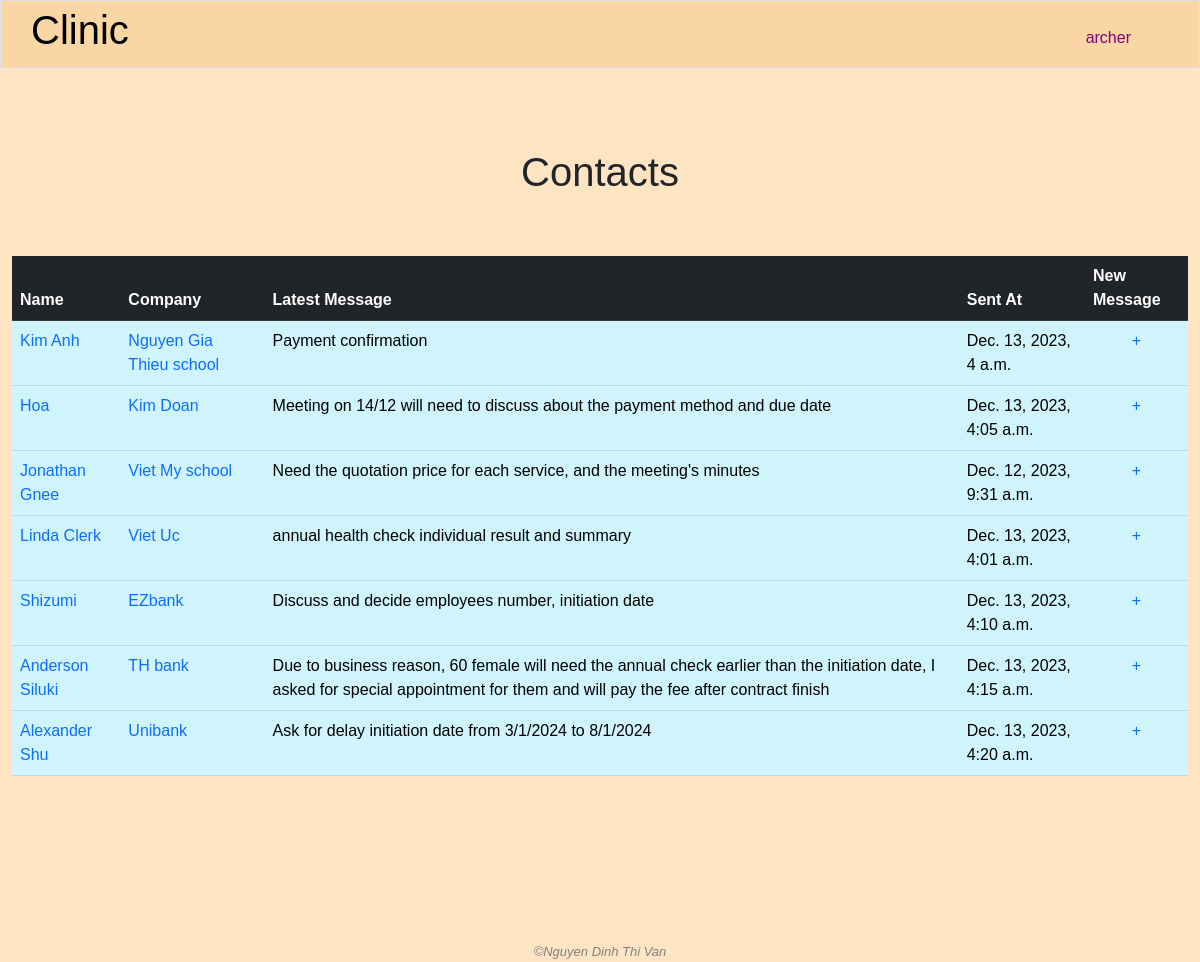
/people (signed in), run on an earlier commit of the app's database.
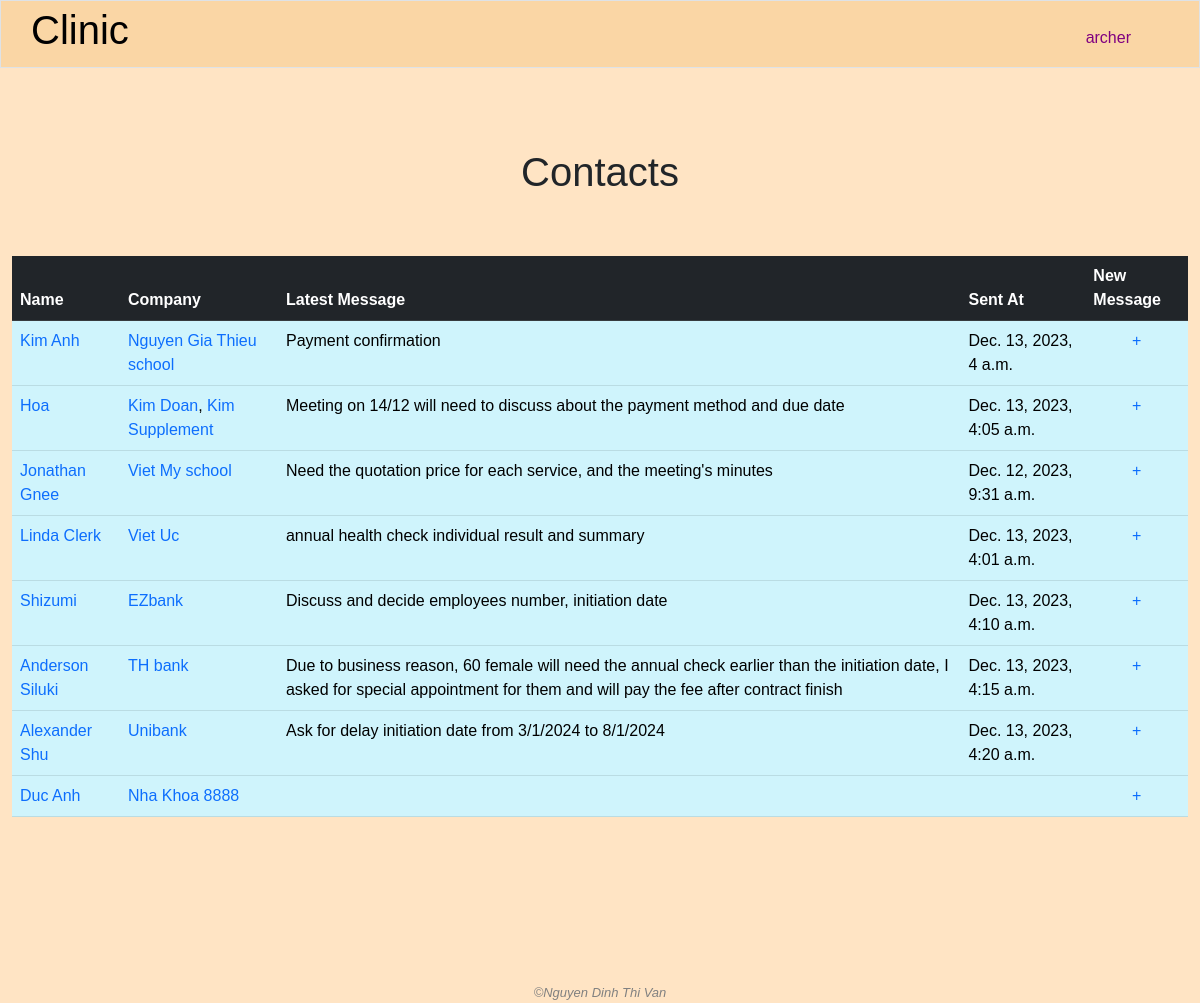
And on a later commit of the database.
### clinic/models.py (models this page shows, shortened)
class People(models.Model):
    name = models.CharField(max_length=255)
    position = models.TextField(blank=True)
    address = models.TextField(blank=True, null=True)
    email = models.CharField(max_length=255)
    phone = models.CharField(max_length=255)
    note = models.TextField(blank=True)
    created_by = models.ForeignKey(User, on_delete=models.SET_NULL, blank=True, null=True, related_name='add_people')
    modified_by = models.ForeignKey(User, on_delete=models.SET_NULL, blank=True, null=True, related_name='modified_person')

class Company(models.Model):
    name = models.CharField(max_length=255)
    industry = models.CharField(max_length=255)
    address = models.TextField()
    email = models.CharField(max_length=255, blank=True, null=True)
    phone = models.CharField(max_length=255, blank=True, null=True)
    representative = models.ForeignKey('People', on_delete=models.SET_NULL, blank=True, null=True, related_name="companies")
    male_headcount = models.IntegerField()
    female_headcount = models.IntegerField()
    created_by = models.ForeignKey(User, on_delete=models.SET_NULL, blank=True, null=True, related_name="add_companies")
    modified_by = models.ForeignKey(User, on_delete=models.SET_NULL, blank=True, null=True, related_name="modified_companies")

class ContactDiary(models.Model):
    name = models.ForeignKey(People, on_delete=models.CASCADE, related_name='talks')
    content = models.TextField()
    date = models.DateTimeField(auto_now_add=True)

### clinic/views.py (the view)
# urls.py: path('people', views.people, name='people'),
@login_required
def people(request):
    if "read_all_people_info" not in user_right(request.user.management_right_level):
        request.session['nay_message'] = 'You are not allowed to enter this part'
        return HttpResponseRedirect(reverse('index'))
    nay_message = request.session.get('nay_message', '')
    yay_message = request.session.get('yay_message', '')
    request.session['nay_message'] = ''
    request.session['yay_message'] = ''
    people = People.objects.all()
    for person in people:
        person.latest_message = person.talks.order_by("-date").first()
    return render(request, "clinic/people.html", {
        "people": people,
        "nay_message": nay_message,
        "yay_message": yay_message
    })

### clinic/templates/clinic/people.html (shortened to what this page needs)
{% extends "clinic/layout.html" %}
{% load static %}
{% block main %}
    <h1 class="text-center" style="margin-bottom: 1.5em;">Contacts</h1>
    <div class="container-fluid">
        <table class="table table-info">
            <thead class="table table-dark">
                <tr>
                    <th>Name</th>
                    <th>Company</th>
                    <th>Latest Message</th>
                    <th class="hide-for-mobile">Sent At</th>
                    <th>New Message</th>
                </tr>
            </thead>
            <tbody>
                {% for person in people %}
                    <tr>
                        <td>
                            <a class="no-underline" href="{% url 'person_detail' person_id=person.id %}">{{ person.name }}</a>
                        </td>
                        <td>
                            {% for company in person.companies.all %}
                                {% if not forloop.last %}
                                    <a class="no-underline" href="{% url 'company_detail' company_id=company.id %}">{{ company.name }}</a>,
                                {% else %}
                                    <a class="no-underline" href="{% url 'company_detail' company_id=company.id %}">{{ company.name }}</a>
                                {% endif %}
                            {% endfor %}
                        </td>
                        <td>
                            {{ person.latest_message.content }}
                        </td>
                        <td class="hide-for-mobile">
                            {{ person.latest_message.date }}
                        </td>
                        <td style="text-align: center;">
                            <a href="{% url 'add_message_from_all_people_page' person_id=person.id %}" class="no-underline">+</a>
                        </td>
                    </tr>
                {% empty %}
                    No contact yet
                {% endfor %}
            </tbody>
        </table>
    </div>
{% endblock %}

What changed in the data, as far as the page shows it:
added Company: name "Kim Supplement", shown under People "Hoa"
added People: name "Duc Anh"
added Company: name "Nha Khoa 8888", shown under "Duc Anh"
